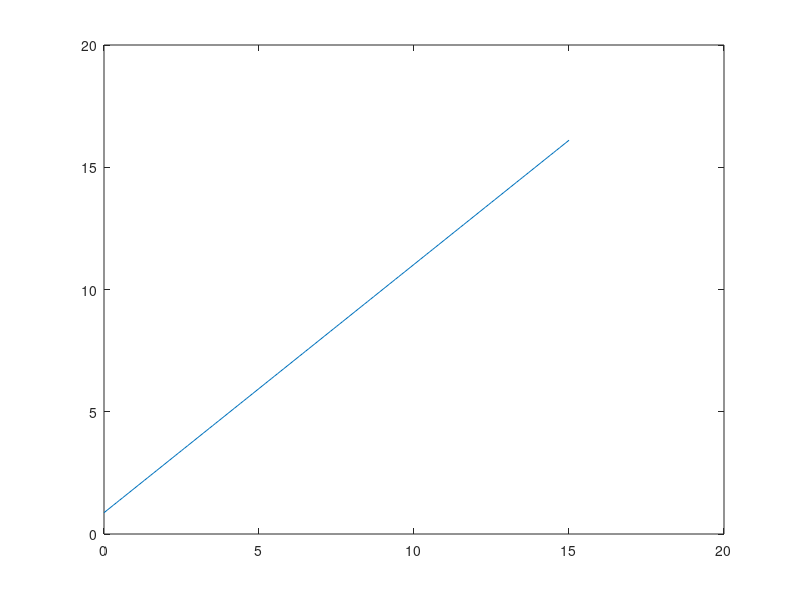

This chart was generated by the following MATLAB code:
N = 8
Sx = 44
Sy = 44
Sxy = 314.9
Sxx = 320
Syy = 313.2
XX = 3.066

disp("\n")

m = (N * Sxy - Sx * Sy) / (N * Sxx - Sx * Sx)
n = (Sxx * Sy - Sx * Sxy) / (N * Sxx - Sx * Sx)
r = (N * Sxy - Sx * Sy) / (sqrt(N * Sxx - Sx * Sx) * sqrt(N * Syy - Sy * Sy))
Em = sqrt((N / (N * Sxx - Sx * Sx)) * ((XX) / (N - 2)))
En = sqrt( (Sxx / (N * Sxx - Sx * Sx)) * (XX) / (N - 2) )

x = 0:0.1:15;
y = (m + Em) * x + (n +En);
plot(x,y)



%10 dic 14 dic 11 ene 28 ene 11 feb
% 18 feb 25 feb 11 mar